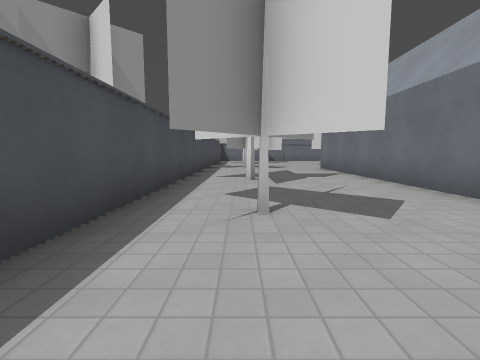
view 1 (above)

24 first-person views from a walk through a 3-D level made in the Godot game engine. The camera is 1.2 m above the floor, tilts 6° down and sees 85° across. The floor is counted in squares, 2 m on a side. Each view is taken from the middle of a square. On the plan, view 1 faces up. The plan holds only what a view shows up to about 9 squares ahead; the rest is blank. The place goes on beyond the plan. Door leaves are left out where a doorway can be walked through. Some surface patterns are stand-ins.

view 2
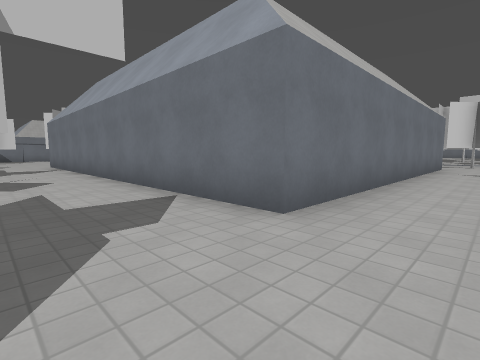

view 3
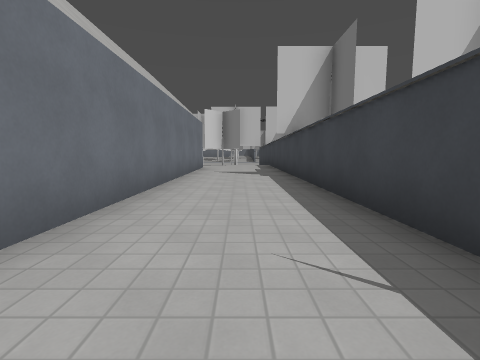

view 4
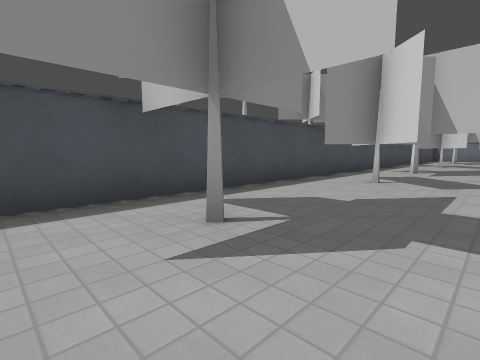

view 5
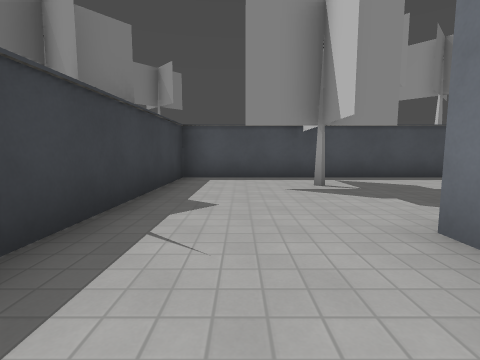

view 6
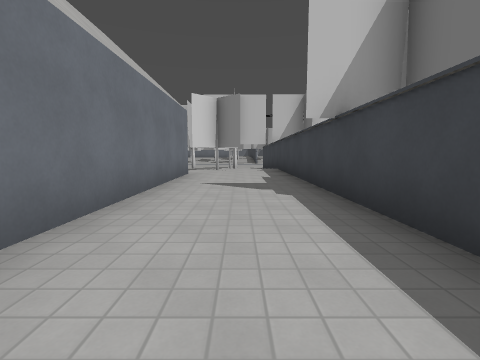

view 7
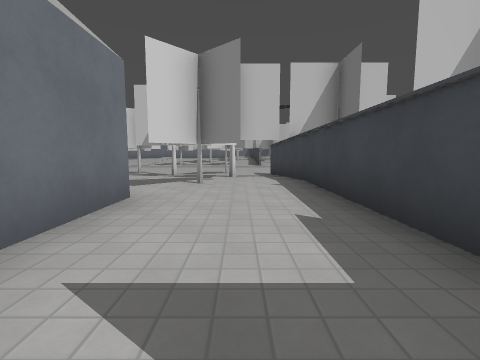

view 8
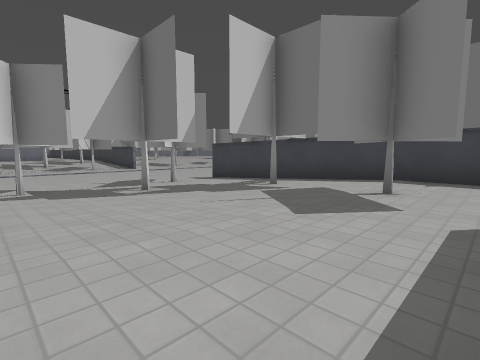

view 9
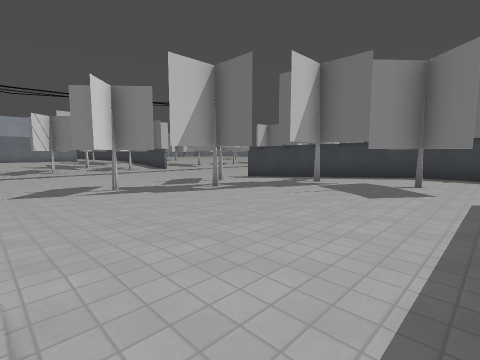

view 10
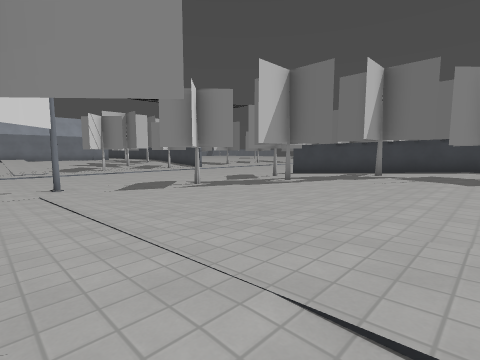

view 11
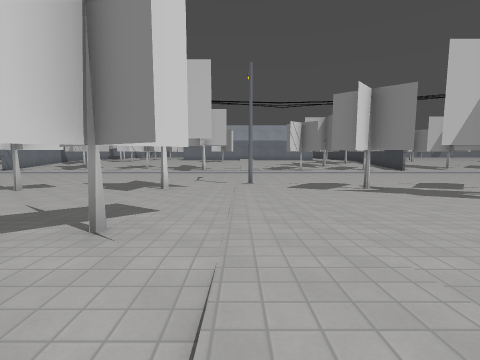

view 12
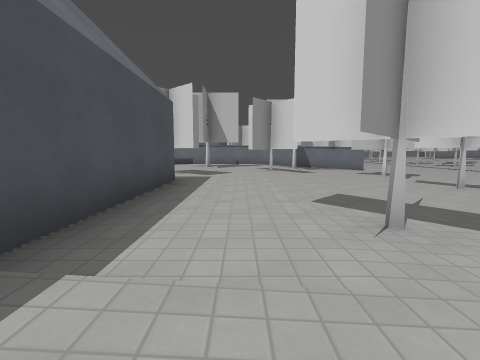

view 13
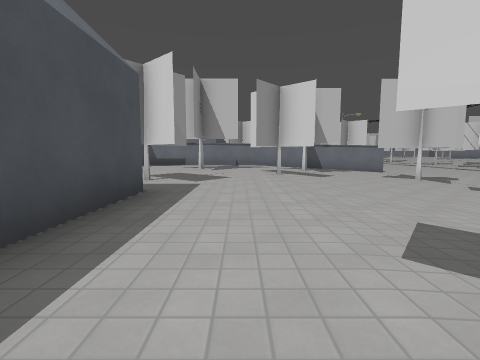

view 14
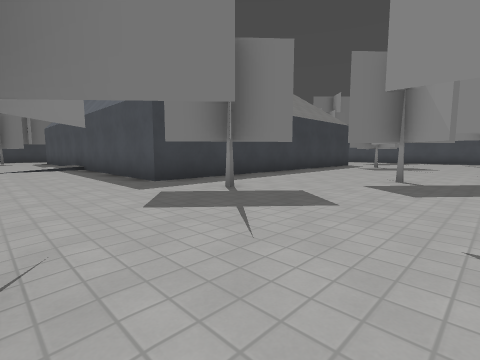

view 15
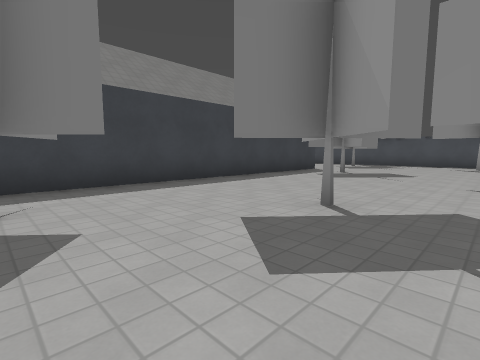

view 16
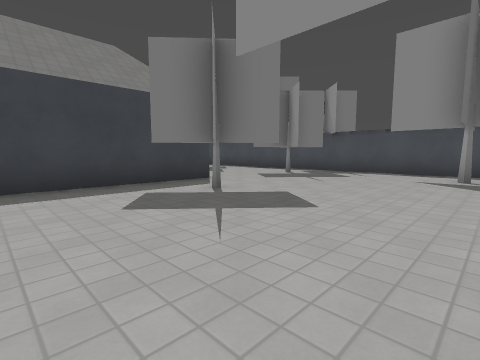

view 17
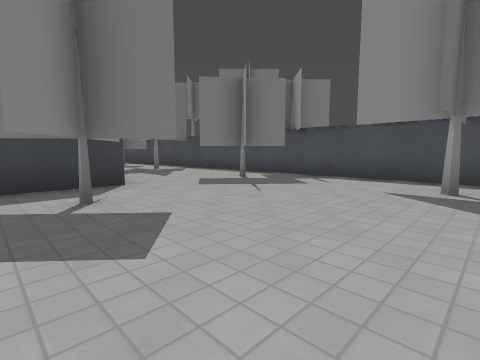

view 18
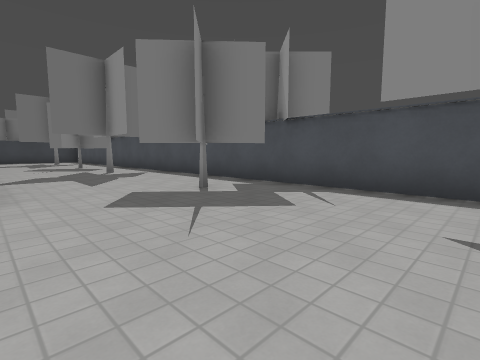

view 19
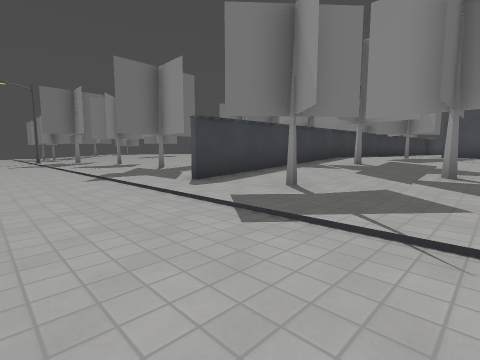

view 20
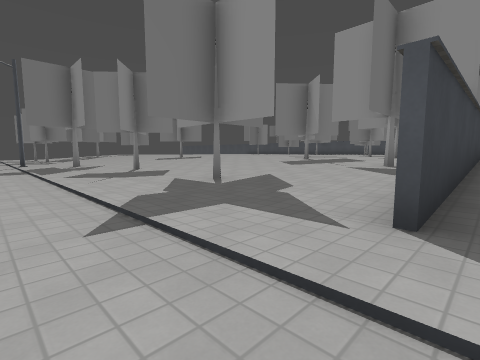

view 21
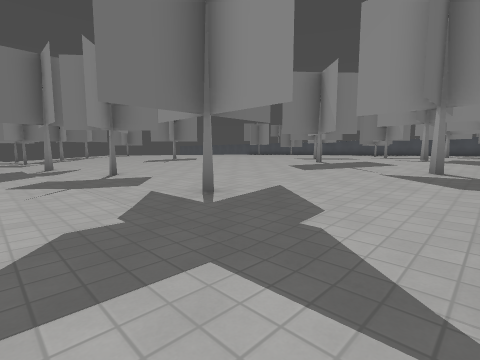

view 22
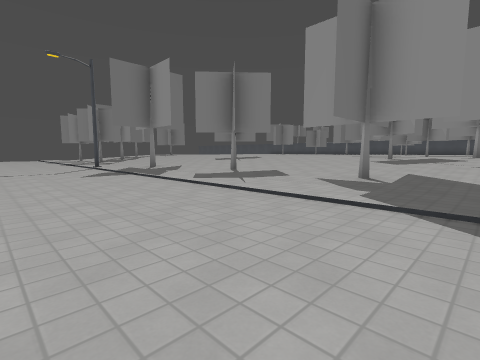

view 23
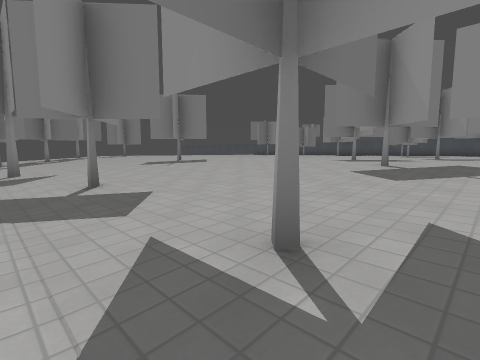

view 24
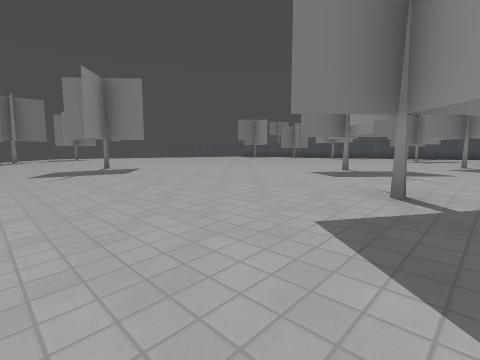

### Floor plan
Key: @ floor where view 1 was taken; # wall or solid block; . main floor; - floor 0.25 m lower than the main floor; _ floor 0.5 m lower than the main floor; < floor 0.75 m lower than the main floor; / step, stairs or slope; T thing the floor can be seen under or through.
Columns run from 1 left of view 1 to 25 right of it. Each row starts with its distance up from view 1.
 15 ##...............--___<
 14 #.........TT....# -__#<
 13 #.........TT....##-___<<
 12 #....##.....TT...--___<<
 11 ###..##.....TT...--__#<<
 10 ###.##########...--___<<
  9 #...#        #...--___<<
  8 #...#        #...--___<<
  7 #...#        #..##-__#<<
  6 #...#        #..##-___<<<<
  5 #...#        #/..---__<#<<<
  4 #...#         /..---__<<<<<
  3 ###.#         ...--___<<<<<
  2 ###.#         ...--___<<<<
  1 #...#         ...--__#<<<<
  0 #@..#         ...--___<<<<
 -1 #...##########..#--_#_<<<<
 -2 #..............#.--__#<<<<
 -3 #..............##--___<<<<
 -4 ######################<<<<
 -5                 .--___<<<<
 -6              ....-#___<<<<<
 -7              .#..--___<<<<<
 -8            #...#.#-__#<<<<<
 -9          .##....##-___<<<<<
-10          ....#...--___<<<<<
-11           ...#...--___<<<<<
-12            ......--__#<<<<<
-13             .....--___<<<<<
-14              ....--___<<<<<
-15               ..# -__#<<<<<
-16                .##-___<<<<
-17                 .--___< <<
-18                 .-- __
-19                  --

Positions as (right, up) in squares from view 1, and headings:
1: (0, 0), facing up
2: (1, -3), facing up-right
3: (2, -3), facing right
4: (2, -3), facing up-left
5: (5, -3), facing left
6: (5, -3), facing right
7: (9, -3), facing right
8: (13, 2), facing down-right
9: (13, 4), facing down-right
10: (14, 6), facing down-right
11: (13, 5), facing right
12: (14, 4), facing up
13: (14, 6), facing up
14: (15, 15), facing down-left
15: (12, 15), facing down-left
16: (7, 15), facing down-left
17: (5, 15), facing down-left
18: (3, 14), facing down-left
19: (24, 0), facing down-left
20: (23, -4), facing down-left
21: (22, -5), facing down-left
22: (25, -6), facing down-left
23: (21, -7), facing down-left
24: (18, -8), facing down-left
